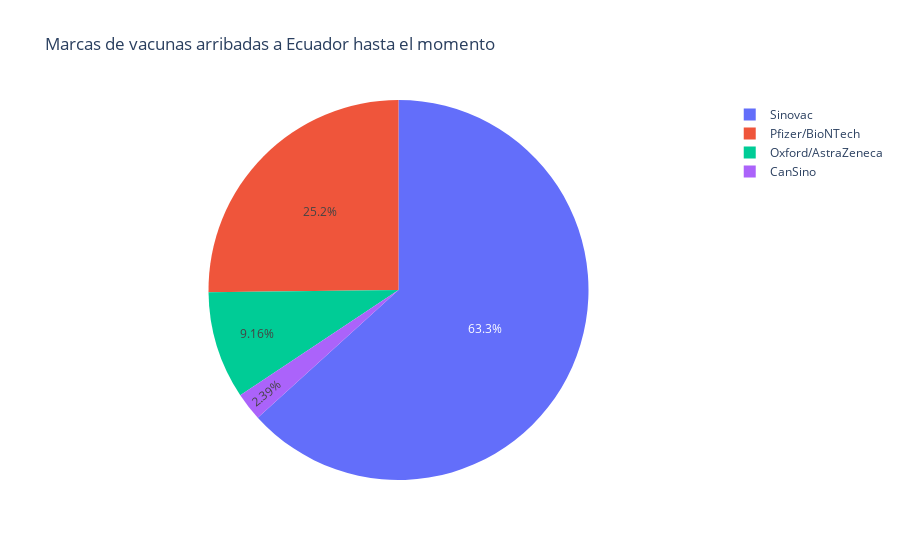

The cell this chart's notebook holds for it:
### Code cell
import plotly.express as px
import matplotlib.pyplot as plt

fig = px.pie(df, values='total', names='vaccine', title='Marcas de vacunas arribadas a Ecuador hasta el momento')
fig.show()

#plt.pie(agrupado["total"], labels=df["vaccine"], autopct="%0.2f %%", pctdistance=.6,textprops={'fontsize': 10},radius=1.5)

### Figure 1 — Plotly figure (JSON) as saved in the notebook; plotly's stock layout.template omitted (floating-point values rounded to 4 significant figures)
{"data": [{"domain": {"x": [0, 1], "y": [0, 1]}, "hovertemplate": "vaccine=%{label}<br>total=%{value}<extra></extra>", "labels": ["Pfizer/BioNTech", "Pfizer/BioNTech", "Pfizer/BioNTech", "Pfizer/BioNTech", "Sinovac", "Pfizer/BioNTech", "Oxford/AstraZeneca", "Pfizer/BioNTech", "Pfizer/BioNTech", "Pfizer/BioNTech", "Pfizer/BioNTech", "Sinovac", "Sinovac", "Pfizer/BioNTech", "Pfizer/BioNTech", "Oxford/AstraZeneca", "Pfizer/BioNTech", "Pfizer/BioNTech", "Pfizer/BioNTech", "Sinovac", "Pfizer/BioNTech", "Oxford/AstraZeneca", "Pfizer/BioNTech", "Sinovac", "Sinovac", "Pfizer/BioNTech", "Oxford/AstraZeneca", "Pfizer/BioNTech", "Oxford/AstraZeneca", "Pfizer/BioNTech", "Sinovac", "Oxford/AstraZeneca", "Pfizer/BioNTech", "Pfizer/BioNTech", "Pfizer/BioNTech", "Sinovac", "Sinovac", "Pfizer/BioNTech", "Sinovac", "Pfizer/BioNTech", "Pfizer/BioNTech", "Oxford/AstraZeneca", "Sinovac", "Pfizer/BioNTech", "Pfizer/BioNTech", "Pfizer/BioNTech", "CanSino", "Pfizer/BioNTech", "Pfizer/BioNTech", "Sinovac", "Oxford/AstraZeneca", "Pfizer/BioNTech", "CanSino", "Oxford/AstraZeneca", "CanSino", "Sinovac"], "legendgroup": "", "name": "", "showlegend": true, "type": "pie", "values": [8190, 16380, 17550, 31590, 20000, 73710, 84000, 62010, 65520, 66690, 53820, 300000, 700000, 53820, 54990, 336000, 54990, 100620, 100689, 3520, 170820, 204000, 170820, 500000, 200000, 107640, 204000, 108810, 336000, 108810, 500000, 206000, 108810, 108810, 1000000, 2000000, 1500000, 59670, 500000, 76050, 379080, 278800, 3000000, 177840, 1000000, 255060, 200000, 271440, 204750, 2000000, 101760, 193050, 246000, 163200, 54000, 2000000]}], "layout": {"legend": {"tracegroupgap": 0}, "title": {"text": "Marcas de vacunas arribadas a Ecuador hasta el momento"}}}
